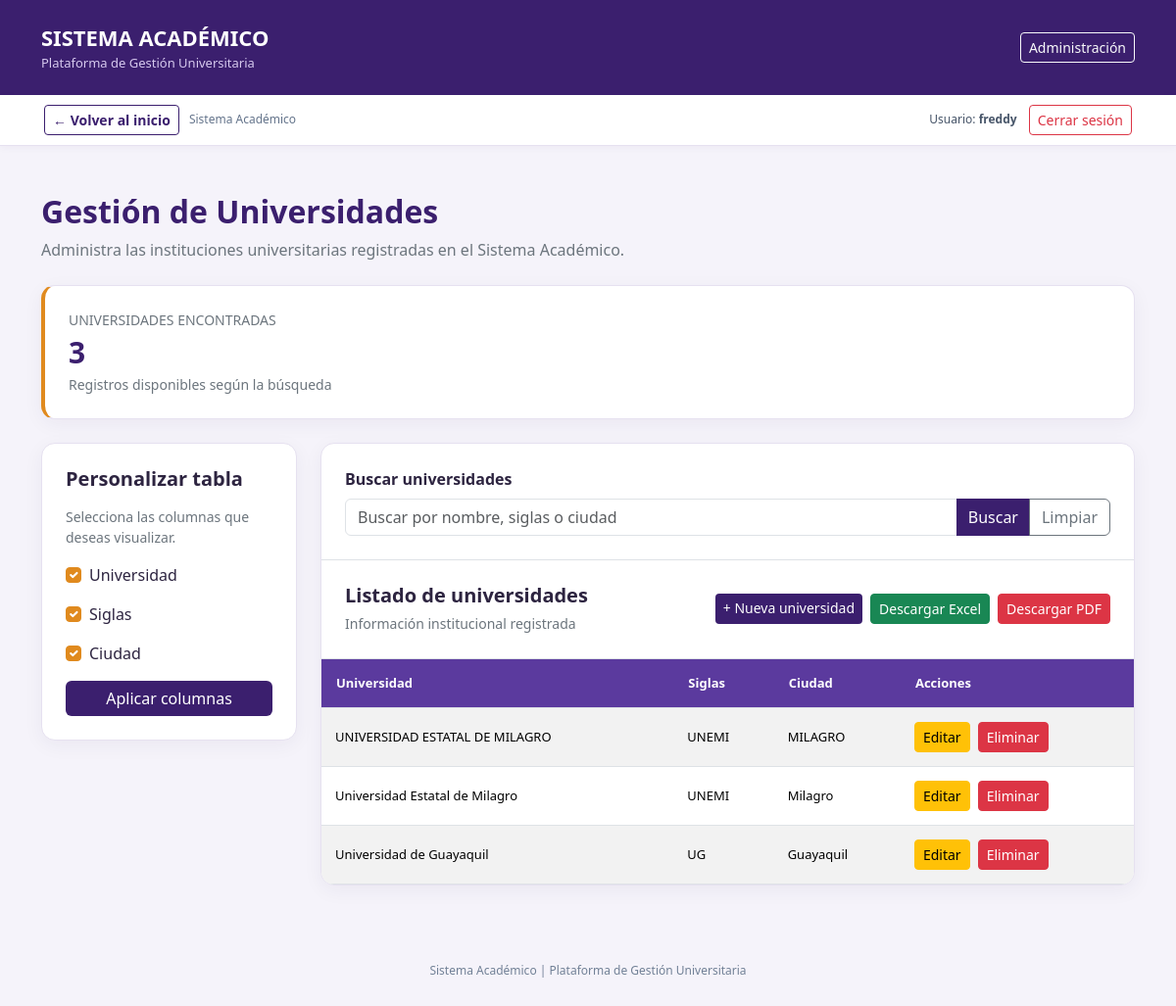
Page /academico/universidades/ (signed in) on the committed database.
### academico/models.py (models this page shows, shortened)
class Universidad(ModeloBase):
    nombre = models.CharField(max_length=150, unique=True)
    siglas = models.CharField(max_length=20)
    ciudad = models.CharField(max_length=80)
    logo = models.ImageField(
        upload_to="universidades/",
        blank=True
    )
    class Meta:
        verbose_name = "Universidad"
        verbose_name_plural = "Universidades"
        ordering = ["nombre"]

### academico/views.py (the view)
class UniversidadListView(
    LoginRequiredMixin,
    FiltroCamposMixin,
    ListView
):
    model = Universidad
    template_name = "academico/universidad_lista.html"
    context_object_name = "universidades"
    paginate_by = 10
    login_url = "login"
    titulo_reporte = "Reporte de Universidades"
    campos_disponibles = {
        "nombre": "Universidad",
        "siglas": "Siglas",
        "ciudad": "Ciudad",
    }
    campos_por_defecto = [
        "nombre",
        "siglas",
        "ciudad",
    ]
    ordering = ["nombre"]
    def get_queryset(self):
        queryset = super().get_queryset()
        busqueda = self.request.GET.get(
            "buscar", ""
        ).strip()
        if busqueda:
            queryset = queryset.filter(
                Q(nombre__icontains=busqueda) |
                Q(siglas__icontains=busqueda) |
                Q(ciudad__icontains=busqueda)
            )
        return queryset
    def get_context_data(self, **kwargs):
        contexto = super().get_context_data(**kwargs)
        contexto["filas_con_universidad"] = list(
            zip(
                contexto["object_list"],
                contexto["filas"]
            )
        )
        return contexto

### core/mixins.py (called while the page is built, shortened)
    def get_filtro_form(self):
        if self.filtro_form_class is None:
            return None
        return self.filtro_form_class(self.request.GET)

    def get_queryset(self):
        queryset = super().get_queryset()
        self.filtro_form = self.get_filtro_form()
        if self.filtro_form is not None:
            if self.filtro_form.is_valid():
                queryset = self.filtrar(
                    queryset,
                    self.filtro_form.cleaned_data
                )
        return queryset

    def get_campos_seleccionados(self):
        campos = self.request.GET.getlist("campos")
        if not campos:
            campos = self.campos_por_defecto
        campos_validos = [
            campo for campo in campos
            if campo in self.campos_disponibles
        ]
        if not campos_validos:
            campos_validos = [
                campo for campo in self.campos_por_defecto
                if campo in self.campos_disponibles
            ]
        return campos_validos

    def obtener_valor_campo(self, objeto, campo):
        valor = objeto
        for parte in campo.split("__"):
            if valor is None:
                return ""
            valor = getattr(valor, parte, "")
        return str(valor) if valor is not None else ""

    def get_context_data(self, **kwargs):
        contexto = super().get_context_data(**kwargs)
        campos = self.get_campos_seleccionados()
        encabezados = [
            self.campos_disponibles[campo]
            for campo in campos
        ]
        filas = [
            [
                self.obtener_valor_campo(objeto, campo)
                for campo in campos
            ]
            for objeto in contexto["object_list"]
        ]
        contexto["filtro_form"] = getattr(
            self, "filtro_form", self.get_filtro_form()
        )
        contexto["campos_disponibles"] = self.campos_disponibles
        contexto["campos_seleccionados"] = campos
        contexto["encabezados"] = encabezados
        contexto["filas"] = filas
        return contexto

    def get(self, request, *args, **kwargs):
        return super().get(request, *args, **kwargs)

### academico/templates/academico/universidad_lista.html (shortened to what this page needs)
<!DOCTYPE html>
<html lang="es">
<head>
    <link
        href="https://cdn.jsdelivr.net/npm/bootstrap@5.3.3/dist/css/bootstrap.min.css"
        rel="stylesheet"
    >
</head>
<body>
    <header class="barra-superior">
        <div class="container">
            <div class="d-flex justify-content-between align-items-center">
                <div>
                    <div class="marca">
                        SISTEMA ACADÉMICO
                    </div>
                    <div class="subtitulo">
                        Plataforma de Gestión Universitaria
                    </div>
                </div>
                <a href="/admin/"
                   class="btn btn-outline-light btn-sm">
                    Administración
                </a>
            </div>
        </div>
    </header>
    {% include "core/_navegacion.html" %}
    <main class="container py-5">
        <div class="mb-4">
            <h2 class="titulo-pagina">
                Gestión de Universidades
            </h2>
            <p class="text-secondary">
                Administra las instituciones universitarias
                registradas en el Sistema Académico.
            </p>
        </div>
        <div class="tarjeta resumen p-4 mb-4">
            <div class="small text-secondary">
                UNIVERSIDADES ENCONTRADAS
            </div>
            <div class="numero">
                {{ paginator.count }}
            </div>
            <div class="small text-secondary">
                Registros disponibles según la búsqueda
            </div>
        </div>
        <form method="get"
              action="{% url 'academico:universidad_lista' %}">
            <div class="row g-4">
                <div class="col-lg-3">
                    <div class="tarjeta p-4">
                        <h5 class="fw-bold mb-3">
                            Personalizar tabla
                        </h5>
                        <p class="text-secondary small">
                            Selecciona las columnas que deseas visualizar.
                        </p>
                        {% for campo, etiqueta in campos_disponibles.items %}
                            <div class="form-check mb-3">
                                <input
                                    class="form-check-input"
                                    type="checkbox"
                                    name="campos"
                                    value="{{ campo }}"
                                    id="campo{{ forloop.counter }}"
                                    {% if campo in campos_seleccionados %}checked{% endif %}
                                >
                                <label class="form-check-label"
                                       for="campo{{ forloop.counter }}">
                                    {{ etiqueta }}
                                </label>
                            </div>
                        {% endfor %}
                        <button type="submit"
                                class="btn btn-principal w-100">
                            Aplicar columnas
                        </button>
                    </div>
                </div>
                <div class="col-lg-9">
                    <div class="tarjeta overflow-hidden">
                        <div class="p-4 border-bottom">
                            <label for="buscar"
                                   class="form-label fw-bold">
                                Buscar universidades
                            </label>
                            <div class="input-group">
                                <input
                                    type="text"
                                    id="buscar"
                                    name="buscar"
                                    class="form-control"
                                    value="{{ request.GET.buscar|default:'' }}"
                                    placeholder="Buscar por nombre, siglas o ciudad"
                                >
                                <button type="submit"
                                        class="btn btn-principal">
                                    Buscar
                                </button>
                                <a href="{% url 'academico:universidad_lista' %}"
                                   class="btn btn-outline-secondary">
                                    Limpiar
                                </a>
                            </div>
                        </div>
                        <div class="p-4 border-bottom">
                            <div class="d-flex flex-wrap justify-content-between align-items-center gap-3">
                                <div>
                                    <h5 class="fw-bold mb-1">
                                        Listado de universidades
                                    </h5>
                                    <small class="text-secondary">
                                        Información institucional registrada
                                    </small>
                                </div>
                                <div class="d-flex flex-wrap gap-2">
                                    <a href="{% url 'academico:universidad_crear' %}"
                                       class="btn btn-principal btn-sm">
                                        + Nueva universidad
                                    </a>
                                    <button type="submit"
                                            name="exportar"
                                            value="excel"
                                            class="btn btn-success btn-sm">
                                        Descargar Excel
                                    </button>
                                    <button type="submit"
                                            name="exportar"
                                            value="pdf"
                                            class="btn btn-danger btn-sm">
                                        Descargar PDF
                                    </button>
                                </div>
                            </div>
                        </div>
                        <div class="table-responsive">
                            <table class="table table-striped tabla-universidades mb-0">
                                <thead>
                                    <tr>
                                        {% for encabezado in encabezados %}
                                            <th>{{ encabezado }}</th>
                                        {% endfor %}
                                        <th>Acciones</th>
                                    </tr>
                                </thead>
                                <tbody>
                                    {% for universidad, fila in filas_con_universidad %}
                                        <tr>
                                            {% for valor in fila %}
                                                <td>{{ valor }}</td>
                                            {% endfor %}
                                            <td>
                                                <div class="botones-acciones">
                                                    <a href="{% url 'academico:universidad_editar' universidad.pk %}"
                                                       class="btn btn-warning btn-sm">
                                                        Editar
                                                    </a>
                                                    <a href="{% url 'academico:universidad_eliminar' universidad.pk %}"
                                                       class="btn btn-danger btn-sm">
                                                        Eliminar
                                                    </a>
                                                </div>
                                            </td>
                                        </tr>
                                    {% endfor %}
                                </tbody>
                            </table>
                        </div>
                    </div>
                </div>
            </div>
        </form>
    </main>
    <footer class="pie-sistema">
        Sistema Académico |
        Plataforma de Gestión Universitaria
    </footer>
</body>
</html>

### core/templates/core/_navegacion.html (shortened to what this page needs)
<nav aria-label="Navegación del sistema" style="background:#fff;border-bottom:1px solid #e6e1f0;box-shadow:0 2px 8px rgba(59,31,110,.04)">
  <div style="max-width:1140px;margin:0 auto;padding:10px 15px;display:flex;align-items:center;justify-content:space-between;gap:12px;flex-wrap:wrap">
    <div style="display:flex;align-items:center;gap:10px;flex-wrap:wrap">
      {% if request.path != '/' %}
      <a href="{% url 'inicio' %}" class="btn btn-outline-primary btn-sm" style="border-color:#3b1f6e;color:#3b1f6e;font-weight:600">
        &larr; Volver al inicio
      </a>
      {% else %}
      <span style="font-weight:700;color:#3b1f6e;font-size:14px">Panel principal</span>
      {% endif %}
      <span style="font-size:12px;color:#64748b">Sistema Académico</span>
    </div>
    <div style="display:flex;align-items:center;gap:12px;flex-wrap:wrap">
      <span style="font-size:12px;color:#475569">Usuario: <strong>{{ request.user.get_username }}</strong></span>
      <form action="{% url 'logout' %}" method="post" style="margin:0">
        <button type="submit" class="btn btn-outline-danger btn-sm" aria-label="Cerrar sesión del sistema">Cerrar sesión</button>
      </form>
    </div>
  </div>
</nav>

### academico/templates/academico/universidad_lista.html (style rules this page uses)
body { background: #f5f3fa; font-family: 'Segoe UI', Arial, sans-serif; color: #2d2440; }
.barra-superior { background: #3b1f6e; color: white; padding: 22px 0; }
.marca { font-size: 22px; font-weight: 700; }
.subtitulo { color: #d6c9ee; font-size: 13px; }
.titulo-pagina { color: #3b1f6e; font-weight: 700; }
.tarjeta { background: white; border: 1px solid #e6e1f0; border-radius: 14px; box-shadow: 0 5px 20px rgba(45,25,85,.05); }
.resumen { border-left: 4px solid #e08a1e; }
.numero { color: #3b1f6e; font-size: 30px; font-weight: 700; }
.btn-principal { background: #3b1f6e; border: none; color: white; }
.form-check-input:checked { background-color: #e08a1e; border-color: #e08a1e; }
.tabla-universidades thead th { background: #5b3a9e; color: white; padding: 15px; font-size: 13px; white-space: nowrap; }
.tabla-universidades tbody td { font-size: 13px; padding: 14px; vertical-align: middle; }
.botones-acciones { display: flex; gap: 8px; white-space: nowrap; }
.pie-sistema { text-align: center; color: #718096; font-size: 12px; padding: 30px; }

### rows in the picture
Universidad: fila "UNIVERSIDAD ESTATAL DE MILAGRO" "UNEMI" "MILAGRO"
Universidad: fila "Universidad Estatal de Milagro" "UNEMI" "Milagro"
Universidad: fila "Universidad de Guayaquil" "UG" "Guayaquil"

### other values in the picture
{{ request.user.get_username }} "freddy"
{{ paginator.count }} "3"
{{ etiqueta }} "Universidad" "Siglas" "Ciudad"
{{ encabezado }} "Universidad" "Siglas" "Ciudad"
